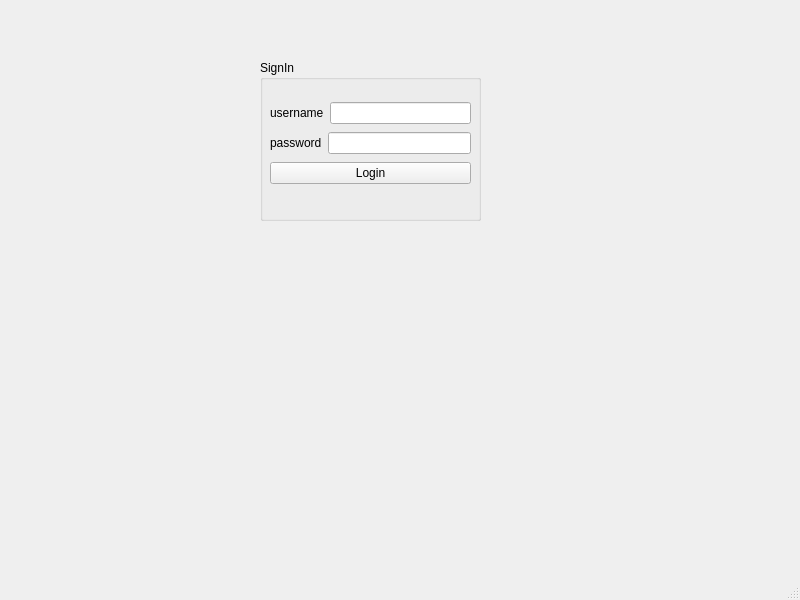
<?xml version="1.0" encoding="UTF-8"?>
<ui version="4.0">
 <class>MainWindow</class>
 <widget class="QMainWindow" name="MainWindow">
  <property name="geometry">
   <rect>
    <x>0</x>
    <y>0</y>
    <width>800</width>
    <height>600</height>
   </rect>
  </property>
  <property name="windowTitle">
   <string>MainWindow</string>
  </property>
  <widget class="QWidget" name="centralwidget">
   <widget class="QGroupBox" name="groupBox">
    <property name="geometry">
     <rect>
      <x>260</x>
      <y>60</y>
      <width>221</width>
      <height>161</height>
     </rect>
    </property>
    <property name="title">
     <string>SignIn</string>
    </property>
    <widget class="QWidget" name="">
     <property name="geometry">
      <rect>
       <x>10</x>
       <y>40</y>
       <width>201</width>
       <height>86</height>
      </rect>
     </property>
     <layout class="QVBoxLayout" name="verticalLayout">
      <item>
       <layout class="QHBoxLayout" name="horizontalLayout">
        <item>
         <widget class="QLabel" name="label">
          <property name="text">
           <string>username</string>
          </property>
         </widget>
        </item>
        <item>
         <widget class="QLineEdit" name="lineEdit_username"/>
        </item>
       </layout>
      </item>
      <item>
       <layout class="QHBoxLayout" name="horizontalLayout_2">
        <item>
         <widget class="QLabel" name="label_2">
          <property name="text">
           <string>password</string>
          </property>
         </widget>
        </item>
        <item>
         <widget class="QLineEdit" name="lineEdit_password">
          <property name="echoMode">
           <enum>QLineEdit::Password</enum>
          </property>
         </widget>
        </item>
       </layout>
      </item>
      <item>
       <widget class="QPushButton" name="pushButton_Login">
        <property name="text">
         <string>Login</string>
        </property>
       </widget>
      </item>
     </layout>
    </widget>
   </widget>
  </widget>
  <widget class="QMenuBar" name="menubar">
   <property name="geometry">
    <rect>
     <x>0</x>
     <y>0</y>
     <width>800</width>
     <height>22</height>
    </rect>
   </property>
  </widget>
  <widget class="QStatusBar" name="statusbar"/>
 </widget>
 <resources/>
 <connections/>
</ui>
